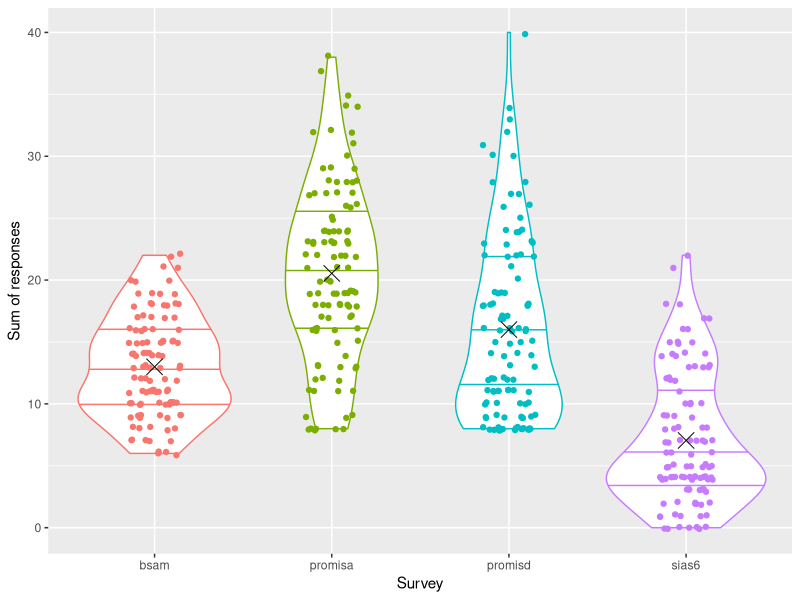
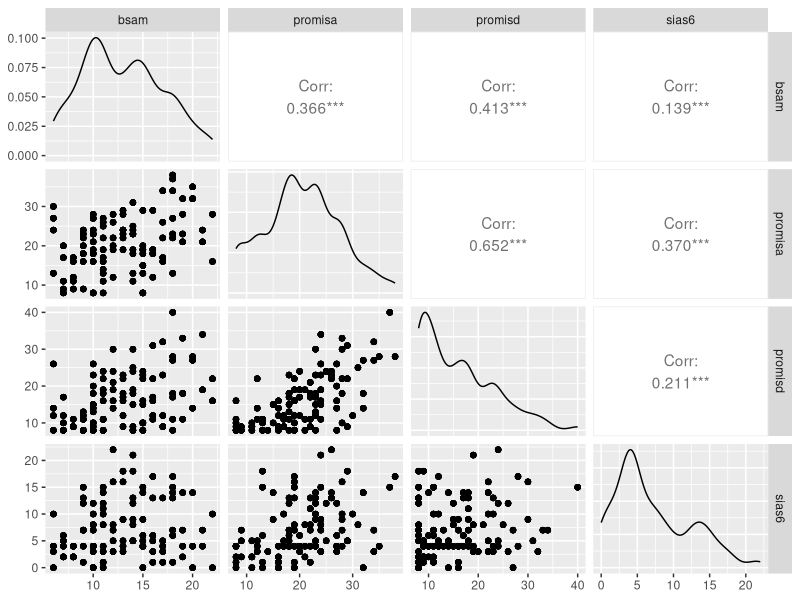

These figures' R source, in order: (Note: this script raises an error after producing the figures.)
## ---- chunk 1
knitr::opts_chunk$set(echo = TRUE)
library(tidyverse)
library(GGally)
library(viridis)
this_file = "05-Exploratory"
## ---- chunk 2
rsvpData = read.csv("rsvpData.csv")
rsvpAggregate = read.csv("rsvpAggregate.csv")
## ---- chunk 3
rsvpAggregate = rsvpAggregate |>
  mutate(t1_level = toupper(substr(t1_level, 1, 1)),
         t2_level = toupper(substr(t2_level, 1, 1)))
## ---- chunk 4
print(length(unique(rsvpData$sub)))
## ---- chunk 5
filtert1acc = FALSE
if (filtert1acc) {
  outlierSubs = c(109, 127, 132, 149, 162, 167, 180, 184, 187, 189,
                  194, 212, 217, 245, 248, 251, 255, 260, 261, 269,
                  277, 302, 304, 308, 312, 316, 325)
  rsvpAggregate = rsvpAggregate |>
    filter(!(sub %in% outlierSubs))
  rsvpData = rsvpData |>
    filter(!(sub %in% outlierSubs))
}
## ---- chunk 6
filtert1accextreme = FALSE
if (filtert1accextreme) {
  x = rsvpAggregate |>
    group_by(sub) |>
    summarize(t1acc = mean(t1acc), .groups="drop")
  t1acc_median = median(x$t1acc)
  subToKeep = x$sub[x$t1acc >= t1acc_median]
  rsvpAggregate = rsvpAggregate |>
    filter(sub %in% subToKeep)
  rsvpData = rsvpData |>
    filter(sub %in% subToKeep)
}
## ---- chunk 7
print(length(unique(rsvpData$sub)))
## ---- chunk 8
rsvpAggregate |>
  pivot_longer(bsam:promisd, names_to = "survey", values_to = "x") |>
  group_by(sub, survey) |>
  summarize(sum=max(x), .groups="drop") |>
  drop_na(sum) |> 
  ggplot(aes(factor(survey), sum, color=survey)) +
  geom_violin(draw_quantiles=c(.25, .5, .75)) +
  geom_jitter(width=.15, height=.15) +
  theme(legend.position = "none") +
  stat_summary(fun=mean, geom="point", color="black", shape="cross", size=5) +
  #scale_color_viridis(discrete=TRUE) +
  labs(x="Survey", y="Sum of responses")
## ---- chunk 9
columns = c("bsam", "promisa", "promisd", "sias6")
rsvpAggregate |>
  select(all_of(columns)) |>
  drop_na(everything()) |>
  ggpairs()
## ---- chunk 10
x = rsvpAggregate |>
  group_by(sub) |>
  summarize(bsam=mean(bsam),
            promisa=mean(promisa),
            promisd=mean(promisd),
            sias6=mean(sias6))
x |> arrange(bsam) |> tail(10)
x |> arrange(promisa) |> tail(10)
x |> arrange(promisd) |> tail(10)
x |> arrange(sias6) |> tail(10)
## ---- chunk 11
x = rsvpData |>
  filter(blocktyp == "Experiment" & trial_type == "exp") |>
  filter(t1_acc >= 0 & t2_acc >= 0) |>
  group_by(sub, t1_level, t2_level, t2_lag) |>
  summarize(numcor = sum(t1_acc), .groups="drop") |>
  ungroup()

x |>
  arrange(numcor) |>
  head(15)

# Count cells with fewer than this many correct T1 responses
cutoff = 5

x |>
  group_by(sub) |>
  summarize(nlowacc = sum(numcor < cutoff), .groups="drop") |>
  select(sub, nlowacc) |>
  arrange(nlowacc) |>
  tail(10)
## ---- chunk 12
subsWithLowT1Acc = x |>
  filter(numcor < cutoff) |>
  select(sub) |>
  distinct()

subsWithLowT1Acc$sub
## ---- chunk 13
rsvpAggregate |>
  unite("cell", t1_level, t2_level, t2_lag) |>
  ggplot(aes(factor(cell), t1acc)) +
  geom_violin(draw_quantiles=c(.25, .5, .75)) +
  geom_jitter(width=.15, height=0, color="black", shape="circle open") +
  theme(legend.position = "none") +
  stat_summary(fun=mean, geom="point", color="red", shape="cross", size=5)
## ---- chunk 14
rsvpAggregate |>
  filter(t2_lag > 0) |>
  unite("cell", t2_lag, t1_level, t2_level) |>
  ggplot(aes(factor(cell), t2acc)) +
  geom_violin(draw_quantiles=c(.25, .5, .75)) +
  geom_jitter(width=.15, height=0, color="black", shape="circle open") +
  theme(legend.position = "none") +
  stat_summary(fun=mean, geom="point", color="red", shape="cross", size=5)
## ---- chunk 15
rsvpAggregate |>
  filter(t2_lag > 0) |>
  drop_na(t2t1acc) |>
  unite("cell", t2_lag, t1_level, t2_level) |>
  ggplot(aes(factor(cell), t2t1acc)) +
  geom_violin(draw_quantiles=c(.25, .5, .75)) +
  geom_jitter(width=.15, height=0, color="black", shape="circle open") +
  theme(legend.position = "none") +
  stat_summary(fun=mean, geom="point", color="red", shape="cross", size=5)
## ---- chunk 16
rsvpAggregate |>
  drop_na(t2t1acc) |>
  filter(t2_lag > 0) |>
  unite("cell", t1_level, t2_level) |>
  ggplot(aes(x=bsam, y=t2t1acc, color=cell)) +
  geom_point() +
  geom_smooth(method="lm", formula=y~x, se=FALSE) +
  coord_cartesian(ylim = c(0.0, 1.0)) +
  facet_wrap(~t2_lag)

doModel = function(dat) lm(t2t1acc ~ bsam, dat)
getSlope = function(mod) coef(mod)[2]
getSig = function(mod) summary(mod)$coef[2, 4]
getRsq = function(mod) summary(mod)$r.squared

rsvpAggregate |>
  group_by(t2_lag, t1_level, t2_level) |>
  nest() |>
  mutate(model = map(data, doModel)) |>
  mutate(beta = map(model, getSlope),
         sig = map(model, getSig),
         r2 = map(model, getRsq)) |>
  select(!model) |>
  unnest(col=everything()) |>
  summarize(slope=mean(beta),
            p = mean(sig),
            rsq = mean(r2),
            .groups = "drop")
## ---- chunk 17
rsvpAggregate |>
  drop_na(t2t1acc) |>
  filter(t2_lag > 0) |>
  unite("cell", t1_level, t2_level) |>
  ggplot(aes(x=promisa, y=t2t1acc, color=cell)) +
  geom_point() +
  geom_smooth(method="lm", formula=y~x, se=FALSE) +
  coord_cartesian(ylim = c(0.0, 1.0)) +
  facet_wrap(~t2_lag)

doModel = function(dat) lm(t2t1acc ~ promisa, dat)
getSlope = function(mod) coef(mod)[2]
getSig = function(mod) summary(mod)$coef[2, 4]
getRsq = function(mod) summary(mod)$r.squared

rsvpAggregate |>
  group_by(t2_lag, t1_level, t2_level) |>
  nest() |>
  mutate(model = map(data, doModel)) |>
  mutate(beta = map(model, getSlope),
         sig = map(model, getSig),
         r2 = map(model, getRsq)) |>
  select(!model) |>
  unnest(col=everything()) |>
  summarize(slope=mean(beta),
            p = mean(sig),
            rsq = mean(r2),
            .groups = "drop")
## ---- chunk 18
rsvpAggregate |>
  drop_na(t2t1acc) |>
  filter(t2_lag > 0) |>
  unite("cell", t1_level, t2_level) |>
  ggplot(aes(x=sias6, y=t2t1acc, color=cell)) +
  geom_point() +
  geom_smooth(method="lm", formula=y~x, se=FALSE) +
  coord_cartesian(ylim = c(0.0, 1.0)) +
  facet_wrap(~t2_lag)

doModel = function(dat) lm(t2t1acc ~ sias6, dat)
getSlope = function(mod) coef(mod)[2]
getSig = function(mod) summary(mod)$coef[2, 4]
getRsq = function(mod) summary(mod)$r.squared

rsvpAggregate |>
  group_by(t2_lag, t1_level, t2_level) |>
  nest() |>
  mutate(model = map(data, doModel)) |>
  mutate(beta = map(model, getSlope),
         sig = map(model, getSig),
         r2 = map(model, getRsq)) |>
  select(!model) |>
  unnest(col=everything()) |>
  summarize(slope=mean(beta),
            p = mean(sig),
            rsq = mean(r2),
            .groups = "drop")
## ---- chunk 19
rsvpAggregate |>
  drop_na(t2t1acc) |>
  filter(t2_lag > 0) |>
  unite("cell", t1_level, t2_level) |>
  ggplot(aes(x=promisd, y=t2t1acc, color=cell)) +
  geom_point() +
  geom_smooth(method="lm", formula=y~x, se=FALSE) +
  coord_cartesian(ylim = c(0.0, 1.0)) +
  facet_wrap(~t2_lag)

doModel = function(dat) lm(t2t1acc ~ promisd, dat)
getSlope = function(mod) coef(mod)[2]
getSig = function(mod) summary(mod)$coef[2, 4]
getRsq = function(mod) summary(mod)$r.squared

rsvpAggregate |>
  group_by(t2_lag, t1_level, t2_level) |>
  nest() |>
  mutate(model = map(data, doModel)) |>
  mutate(beta = map(model, getSlope),
         sig = map(model, getSig),
         r2 = map(model, getRsq)) |>
  select(!model) |>
  unnest(col=everything()) |>
  summarize(slope=mean(beta),
            p = mean(sig),
            rsq = mean(r2),
            .groups = "drop")
## ---- chunk 20
x = rsvpData |>
  filter(blocktyp == "Experiment" & trial_type == "exp") |>
  filter(t1_acc >= 0 & t2_acc >= 0) |>
  group_by(t1_level, t1) |>
  summarize(t1acc = mean(t1_acc), .groups="drop") |>
  ungroup()

x |>
  ggplot(mapping=aes(t1, t1acc, group=t1_level, fill=t1_level)) +
  coord_cartesian(ylim = c(0.5, 1.0)) +
  geom_col(position = "dodge")

y = x |>
  pivot_wider(names_from = t1_level, values_from = t1acc) |>
  mutate(local_adv = local - global)

y

y |>
  summarize(avg_local_adv = mean(local_adv),
            sum_local_adv = sum(local_adv))

x = rsvpData |>
  filter(blocktyp == "Experiment" & trial_type == "exp") |>
  filter(t1_acc >= 0 & t2_acc >= 0) |>
  group_by(t1_level, t1) |>
  summarize(freq = n(), .groups="drop") |>
  ungroup() |>
  pivot_wider(names_from = t1_level, values_from = freq) |>
  mutate(local_adv = local - global)

x

x |>
  summarize(gmean = mean(global),
            gsd = sqrt(var(global)),
            lmean = mean(local),
            lsd = sqrt(var(global)))
## ---- chunk 21
rsvpData |>
  filter(blocktyp == "Experiment" & trial_type == "exp") |>
  filter(t1_acc >= 0 & t2_acc >= 0) |>
  mutate(t1_resp = toupper(t1_resp)) |>
  group_by(t1_level, t1, t1_resp) |>
  summarize(n = n(), .groups="drop") |>
  ungroup() |>
  pivot_wider(names_from = t1_resp, values_from = n)
## ---- chunk 22
rsvpData |>
  filter(blocktyp == "Experiment" & trial_type == "exp") |>
  filter(t1_acc >= 0 & t2_acc >= 0) |>
  mutate(t1_pos = factor(t1_pos),
         t2_lag = factor(t2_lag),
         t1_level = factor(t1_level)) |>
  group_by(t1_level, t1_pos, t2_lag) |>
  summarize(t1acc = mean(t1_acc), .groups="keep") |>
  ggplot(mapping = aes(x=t1_pos, y=t1acc, color=t2_lag)) +
  geom_line(mapping=aes(group=t2_lag)) +
  geom_point() +
  facet_wrap(~ t1_level) +
  coord_cartesian(ylim = c(0.5, 1.0))
